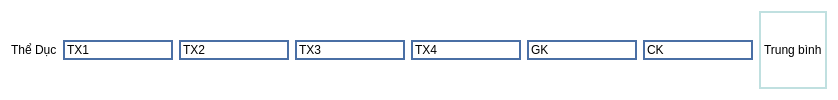
                        <widget class="QWidget" name="widget_35" native="true">
                         <property name="styleSheet">
                          <string notr="true">background-color: rgb(255, 255, 255);</string>
                         </property>
                         <layout class="QHBoxLayout" name="horizontalLayout_26">
                          <item>
                           <widget class="QLabel" name="label_32">
                            <property name="text">
                             <string>Thể Dục</string>
                            </property>
                           </widget>
                          </item>
                          <item>
                           <widget class="QLineEdit" name="lineEdit_136">
                            <property name="styleSheet">
                             <string notr="true">border: 2px solid #4A6FA5;</string>
                            </property>
                            <property name="text">
                             <string>TX1</string>
                            </property>
                           </widget>
                          </item>
                          <item>
                           <widget class="QLineEdit" name="lineEdit_137">
                            <property name="styleSheet">
                             <string notr="true">border: 2px solid #4A6FA5;</string>
                            </property>
                            <property name="text">
                             <string>TX2</string>
                            </property>
                           </widget>
                          </item>
                          <item>
                           <widget class="QLineEdit" name="lineEdit_138">
                            <property name="styleSheet">
                             <string notr="true">border: 2px solid #4A6FA5;</string>
                            </property>
                            <property name="text">
                             <string>TX3</string>
                            </property>
                           </widget>
                          </item>
                          <item>
                           <widget class="QLineEdit" name="lineEdit_139">
                            <property name="styleSheet">
                             <string notr="true">border: 2px solid #4A6FA5;</string>
                            </property>
                            <property name="text">
                             <string>TX4</string>
                            </property>
                           </widget>
                          </item>
                          <item>
                           <widget class="QLineEdit" name="lineEdit_140">
                            <property name="styleSheet">
                             <string notr="true">border: 2px solid #4A6FA5;</string>
                            </property>
                            <property name="text">
                             <string>GK</string>
                            </property>
                           </widget>
                          </item>
                          <item>
                           <widget class="QLineEdit" name="lineEdit_141">
                            <property name="styleSheet">
                             <string notr="true">border: 2px solid #4A6FA5;</string>
                            </property>
                            <property name="text">
                             <string>CK</string>
                            </property>
                           </widget>
                          </item>
                          <item>
                           <widget class="QLabel" name="label_72">
                            <property name="styleSheet">
                             <string notr="true">border: 2px solid #C0E0E0;</string>
                            </property>
                            <property name="text">
                             <string>Trung bình</string>
                            </property>
                           </widget>
                          </item>
                         </layout>
                        </widget>
